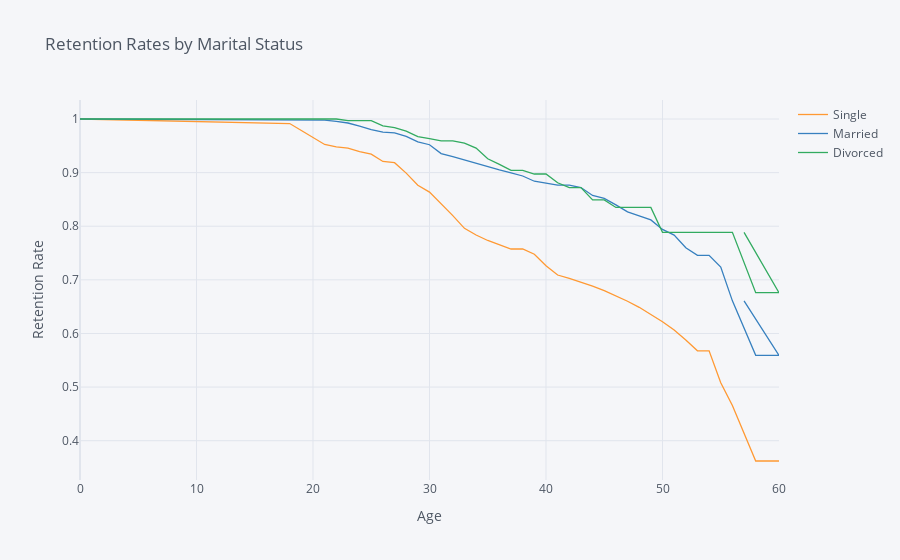

Source (notebook cell):
### Markdown cell above
## 5. Let's also look at the marital status curves by employee age. Generate and plot the survival curves showing retention rates by marital status and age.

### Code cell
rates = survival(data,'MaritalStatus', 'Age', 'Attrition')

rates.iplot(kind='line', xTitle='Age', yTitle='Retention Rate',
            title='Retention Rates by Marital Status')

### Figure 1 — Plotly figure (JSON) as saved in the notebook; plotly's stock layout.template omitted (floating-point values rounded to 4 significant figures)
{"data": [{"line": {"color": "rgba(255, 153, 51, 1.0)", "dash": "solid", "shape": "linear", "width": 1.3}, "mode": "lines", "name": "Single", "text": "", "type": "scatter", "x": [0, 18, 19, 20, 21, 22, 23, 24, 25, 26, 27, 28, 29, 30, 31, 32, 33, 34, 35, 36, 37, 38, 39, 40, 41, 42, 43, 44, 45, 46, 47, 48, 49, 50, 51, 52, 53, 54, 55, 56, 58, 59, 60, 57], "y": [1, 0.9915, 0.9786, 0.9657, 0.9525, 0.9481, 0.9459, 0.9391, 0.9346, 0.9208, 0.9185, 0.899, 0.8765, 0.8636, 0.8421, 0.8198, 0.7961, 0.7837, 0.7734, 0.7659, 0.7575, 0.7575, 0.7477, 0.7263, 0.709, 0.7027, 0.6957, 0.6882, 0.6799, 0.6705, 0.6601, 0.6488, 0.636, 0.6219, 0.6064, 0.588, 0.5677, 0.5677, 0.508, 0.4656, 0.3622, 0.3622, 0.3622, ""]}, {"line": {"color": "rgba(55, 128, 191, 1.0)", "dash": "solid", "shape": "linear", "width": 1.3}, "mode": "lines", "name": "Married", "text": "", "type": "scatter", "x": [0, 18, 19, 20, 21, 22, 23, 24, 25, 26, 27, 28, 29, 30, 31, 32, 33, 34, 35, 36, 37, 38, 39, 40, 41, 42, 43, 44, 45, 46, 47, 48, 49, 50, 51, 52, 53, 54, 55, 56, 58, 59, 60, 57], "y": [1, 0.9978, 0.9978, 0.9978, 0.9978, 0.9955, 0.9925, 0.9865, 0.9804, 0.9757, 0.9741, 0.9675, 0.9573, 0.952, 0.9355, 0.9297, 0.9235, 0.9171, 0.9103, 0.9052, 0.8996, 0.8937, 0.884, 0.8805, 0.8766, 0.8766, 0.8721, 0.8574, 0.8521, 0.8399, 0.8267, 0.8195, 0.8118, 0.7941, 0.7835, 0.7598, 0.7457, 0.7457, 0.7238, 0.6608, 0.5592, 0.5592, 0.5592, 0.6608]}, {"line": {"color": "rgba(50, 171, 96, 1.0)", "dash": "solid", "shape": "linear", "width": 1.3}, "mode": "lines", "name": "Divorced", "text": "", "type": "scatter", "x": [0, 18, 19, 20, 21, 22, 23, 24, 25, 26, 27, 28, 29, 30, 31, 32, 33, 34, 35, 36, 37, 38, 39, 40, 41, 42, 43, 44, 45, 46, 47, 48, 49, 50, 51, 52, 53, 54, 55, 56, 58, 59, 60, 57], "y": [1, 1, 1, 1, 1, 1, 0.9969, 0.9969, 0.9969, 0.9873, 0.9841, 0.9774, 0.967, 0.9633, 0.9594, 0.9594, 0.955, 0.9458, 0.9258, 0.9153, 0.9041, 0.9041, 0.8974, 0.8974, 0.8811, 0.8719, 0.8719, 0.849, 0.849, 0.8351, 0.8351, 0.8351, 0.8351, 0.7887, 0.7887, 0.7887, 0.7887, 0.7887, 0.7887, 0.7887, 0.676, 0.676, 0.676, 0.7887]}], "layout": {"autosize": true, "legend": {"bgcolor": "#F5F6F9", "font": {"color": "#4D5663"}}, "paper_bgcolor": "#F5F6F9", "plot_bgcolor": "#F5F6F9", "title": {"font": {"color": "#4D5663"}, "text": "Retention Rates by Marital Status"}, "xaxis": {"autorange": true, "gridcolor": "#E1E5ED", "range": [0, 60], "showgrid": true, "tickfont": {"color": "#4D5663"}, "title": {"font": {"color": "#4D5663"}, "text": "Age"}, "type": "linear", "zerolinecolor": "#E1E5ED"}, "yaxis": {"autorange": true, "gridcolor": "#E1E5ED", "range": [0.3267, 1.035], "showgrid": true, "tickfont": {"color": "#4D5663"}, "title": {"font": {"color": "#4D5663"}, "text": "Retention Rate"}, "type": "linear", "zerolinecolor": "#E1E5ED"}}}
